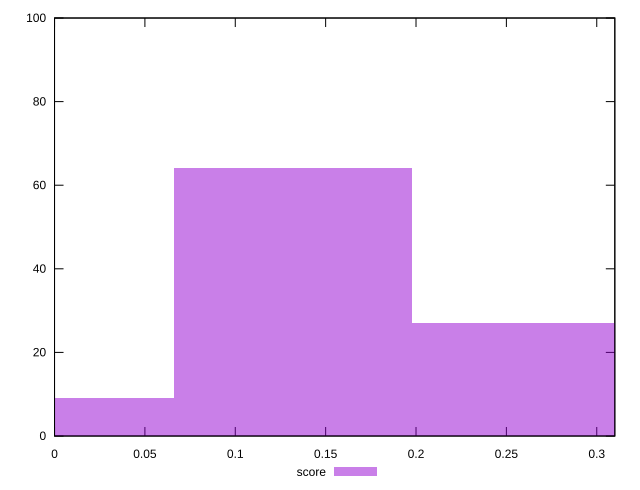

Generate this figure with gnuplot:
reset

$score <<EOF
0.1320252110833483 64
0.2640504221666966 27
0 9
EOF

set key outside below
set boxwidth 0.1320252110833483
set xrange [0:0.31]
set yrange [0:100]
set trange [0:100]
set style fill transparent solid 0.5 noborder
set terminal svg size 640, 490 enhanced background rgb 'white'
set output "reprap/speed-index/samples/pages+cached/score/histogram.svg"

plot $score title "score" with boxes

reset
